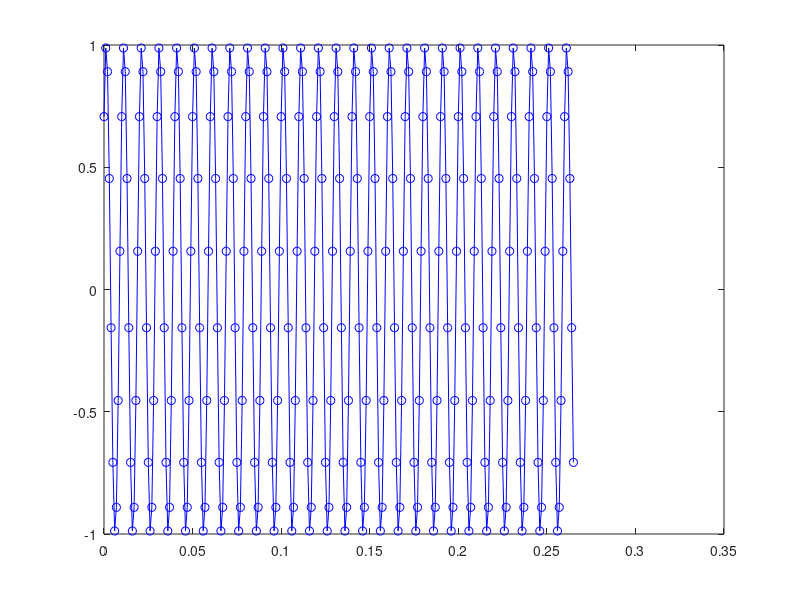

This chart was generated by the following MATLAB code: (Note: this script raises an error after producing the figure.)
close all; clear all; clc

%% parametry
N=265;
f=100;
Fs1=1000;
Fs2=1200;
fi=pi/4;
p=6;
q=5;

%% obliczenia

t1=(0:N)/Fs1;
t2=(0:N)/Fs2;
x=sin(2*pi*f*t1+fi);
y=resample(x,p,q);

%% wizualizacja

plot(t1,x,'b-o');
hold on
plot(t2,y,'r-');
xlabel('t[s]');